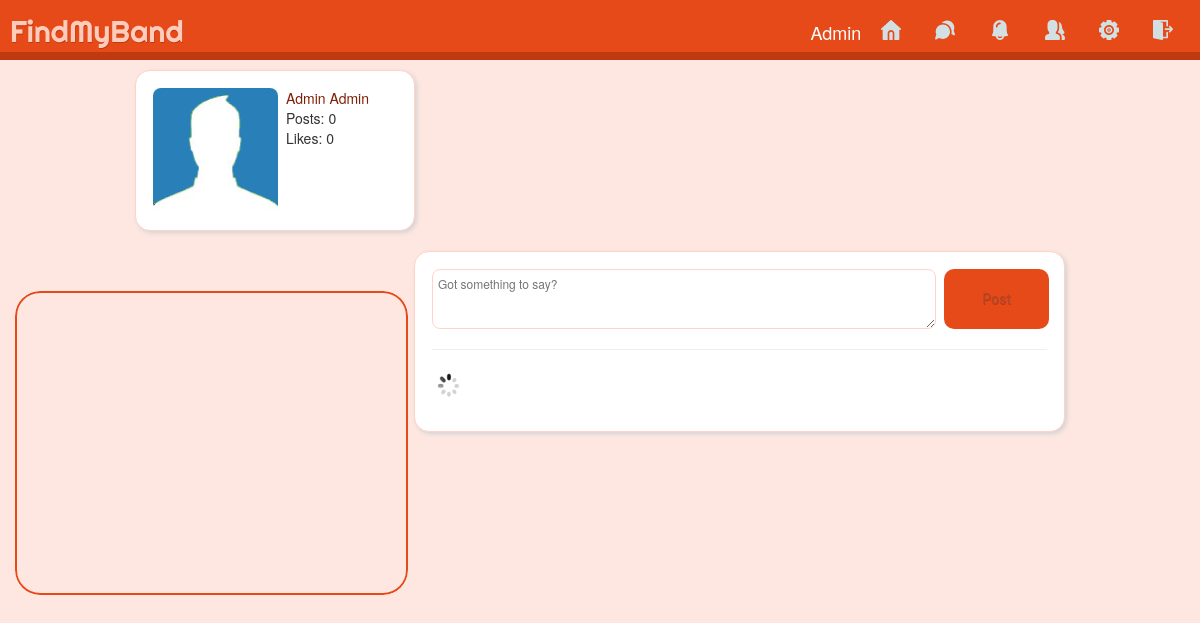
The app's page / (signed in) with its own data.
### tables this page shows
CREATE TABLE `users` (
  `id` int(11) NOT NULL,
  `first_name` varchar(25) NOT NULL,
  `last_name` varchar(25) NOT NULL,
  `user_email` varchar(100) NOT NULL,
  `password` varchar(255) NOT NULL,
  `username` varchar(100) NOT NULL,
  `signup_date` date NOT NULL,
  `profile_pic` varchar(255) NOT NULL,
  `num_posts` int(11) NOT NULL,
  `num_likes` int(11) NOT NULL,
  `user_closed` varchar(3) NOT NULL,
  `friend_array` text NOT NULL
);

### includes/classes/Notification.php (called while the page is built, shortened)
<?php
class Notification
{
    private $user_obj;
    private $con;
    public function __construct($con, $user){
        $this->con = $con;
        $this->user_obj = new User($con, $user);
    }
    public function GetUnreadNumber()
    {
      $userLoggedIn = $this->user_obj->getUsername();
      $query = mysqli_query($this->con,"SELECT * FROM notifications WHERE viewed='no' AND user_to='$userLoggedIn'");
      return mysqli_num_rows($query);
    }
}
?>

### includes/classes/User.php (called while the page is built, shortened)
<?php
class User
{
    private $user;
    public function __construct($con, $user)
    {
        $user_details_query = mysqli_query($con, "SELECT * FROM users WHERE username='$user'");
        $this->user = mysqli_fetch_array($user_details_query);
    }
    public function getUsername()
    {
        return $this->user['username'];
    }
}

### includes/classes/Message.php (called while the page is built, shortened)
<?php
class Message
{
    public function __construct($con, $user){
        $this->user_obj = new User($con, $user);
    }
}
?>

### index.php (the view, shortened to what this page needs)
<?php
include("includes/header.php");
 ?>
	<div class="user_details column">
		<a href="<?php echo $userLoggedIn; ?>">  <img src="<?php echo $user['profile_pic']; ?>"> </a>
		<div class="user_details_left_right">
			<a href="<?php echo $userLoggedIn; ?>">
			<?php
            echo $user['first_name'] . " " . $user['last_name'];
             ?>
			</a>
			<br>
			<?php echo "Posts: " . $user['num_posts']. "<br>";
            echo "Likes: " . $user['num_likes'];
            ?>
		</div>
	</div>
	<div class="main_column column">
		<form class="post_form" action="index.php" method="POST">
			<textarea name="post_text" id="post_text" placeholder="Got something to say?"></textarea>
			<input type="submit" name="post" id="post_button" value="Post">
			<hr>
		</form>
		<img id="loading" src="assets/images/icons/loading.gif">
	</div>
 <div id="map" class="jam_map"></div>
	</div>
</body>
</html>

### includes/header.php (shortened to what this page needs)
<?php
require 'config/config.php';
include("includes/classes/User.php");
include("includes/classes/Post.php");
include("includes/classes/Message.php");
include("includes/classes/Notification.php");
  if (isset($_SESSION['username'])) {
      $userLoggedIn = $_SESSION['username'];
      $user_details_query = mysqli_query($con, "SELECT * FROM users WHERE username = '$userLoggedIn'");
      $user = mysqli_fetch_array($user_details_query);
  } else {
      header("Location: register.php");
  }
 ?>
 <html>
 <head>
   <link rel="stylesheet" href="assets/css/bootstrap.min.css">
   <link rel="stylesheet" href="assets/css/style.css">
 </head>
 <body>
    <div class="top_bar">
      <div class="logo">
      <a href="index.php">FindMyBand</a>
      </div>
      <nav>
        <?php
        $messages = new Message($con, $userLoggedIn);
        $notifications = new Notification($con, $userLoggedIn);
         ?>
        <a href="<?php echo $userLoggedIn;?>">
          <?php echo $user['username']; ?>
        </a>
        <a href="#"><img src="./assets/icons/home.svg" alt="Home" class="nav-icon"></a>
        <a href="javascript:void(0);" onclick="getDropdownData('<?php echo $userLoggedIn;?>', 'message')"><img src="./assets/icons/chat.svg" alt="Message" class="nav-icon">
        </a>
        <a href="javascript:void(0);" onclick="getDropdownData('<?php echo $userLoggedIn;?>', 'notification')"><img src="./assets/icons/ring.svg" alt="Notifictions" class="nav-icon">
        </a>
        <a href="requests.php"><img src="./assets/icons/user.svg" alt="user" class="nav-icon"></a>
        <a href="#"><img src="./assets/icons/settings.svg" alt="Settings" class="nav-icon"></a>
        <a href="includes/handlers/logout.php"><img src="./assets/icons/exit.svg" alt="Log Out" class="nav-icon"></a>
      </nav>
    </div>
    <div class="wrapper">

### assets/css/style.css (style rules this page uses)
body { background-color: #fde7e0; }
a { color: #7f2006; text-decoration: none; }
.top_bar { width: 100%; height: 60px; background-color: #E64A19; border-bottom: 8px solid #bf3911; min-width: 1050px; margin: 0 0 15px 0; display: inline-flex; position: fixed; z-index: 10; }
.logo a { font-family: 'Righteous', cursive; margin-left: 10px; font-size: 30; position: relative; ; top: 10px; color: #FFCCBC; text-shadow: #bf3911 0.5px 0.5px 0px; }
nav { float: right; right: 2px; position: absolute; margin: 10px; }
nav a { position: relative; color: #FFF; text-decoration: none; font-size: 18px; }
.nav-icon { height: 30px; width: 30px; margin: 10px; padding-bottom: 10px; }
.wrapper { margin: 0 auto; top: 70px; position: relative; padding: 0 10px; width: 75%; min-width: 950px; }
.column { background-color: #FFF; padding: 17px; border: 1px solid #ffd4c6; border-radius: 15px; box-shadow: 2px 2px 4px #D3D3D3; z-index: -1; }
.user_details { width: 280px; float: left; margin-bottom: 20px; }
.user_details img { height: 125px; border-radius: 8px; margin-right: 8px; }
.user_details_left_right { width: 125px; display: inline-block; position: absolute; }
.main_column { float: right; width: 70%; z-index: -1; min-height: 181px; }
.post_form { width: 100%; }
.post_form textarea { width: 82%; height: 60px; border-radius: 8px; margin-right: 8px; border: 1px solid #ffd4c6; font-size: 12px; padding: 5px; }
.post_form input[type="submit"] { width: 11%; height: 60px; border-radius: 10px; border: none; background-color: #E64A19; font-family: 'roboto', sans-serif; text-shadow: #bf3911 0.5px 0.5px 0px; color: #af492c; position: absolute; outline: 0; margin: 0; }
.jam_map { float: left; height: 304px; width: 393px; margin-left: -120; margin-top: 40px; border: 2px solid #E64A19; border-radius: 25px; -webkit-transform: translate3d(0px, 0px, 0px); -webkit-mask-image: -webkit-radial-gradient(white, black); }

### records on screen
users: username "Admin", profile_pic (picture), first_name "Admin", last_name "Admin", num_posts "0", num_likes "0"
